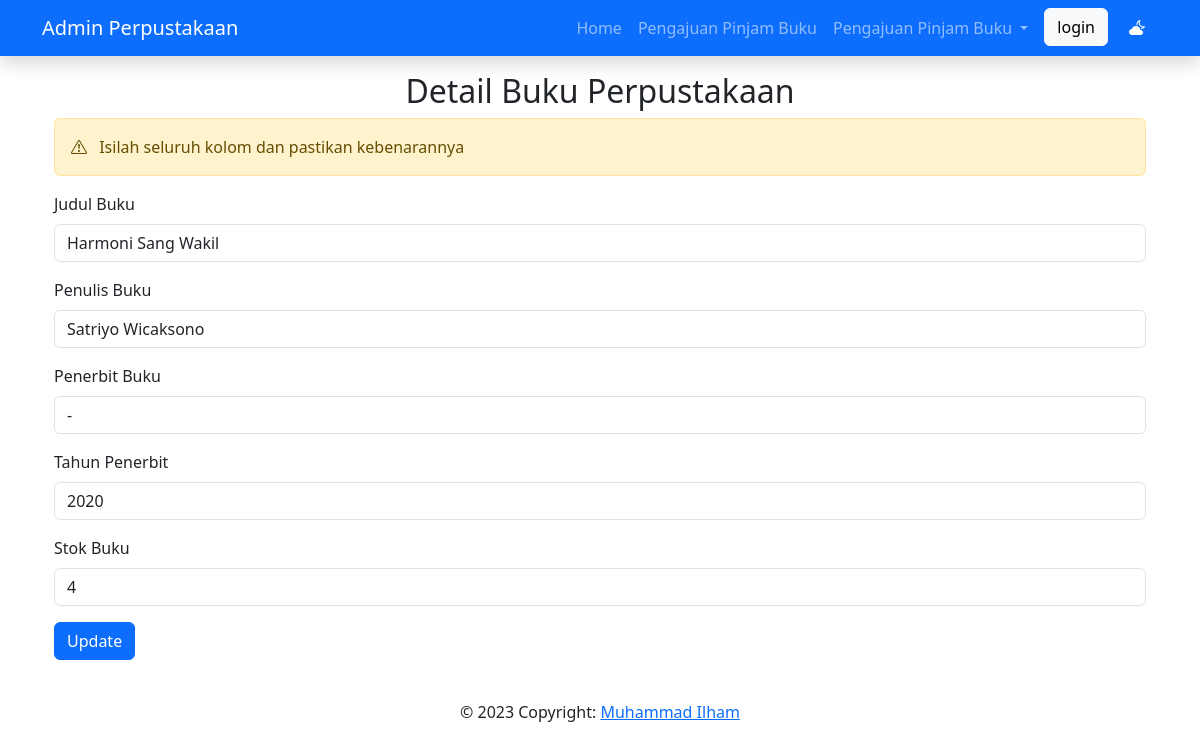
The app's page /detail-buku.php?id_buku=6 with its own data.
### tables this page shows
CREATE TABLE `buku` (
  `id_buku` int(11) NOT NULL,
  `judul_buku` varchar(100) NOT NULL,
  `penulis_buku` varchar(50) NOT NULL,
  `sinopsis` varchar(500) NOT NULL,
  `tahun` varchar(4) NOT NULL,
  `stok` int(11) NOT NULL
);

### detail-buku.php (the view, shortened to what this page needs)
<?php include 'template/header.php'; ?>
<body>
	<?php include 'template/nav.php'; ?>
	<div class="container mt-5 p-4">
		<h2 class="text-center">Detail Buku Perpustakaan</h2>
		<div class="alert alert-warning d-flex align-items-center" role="alert">
			<div>
				<i class="bi bi-exclamation-triangle me-2"> </i> Isilah seluruh kolom dan pastikan kebenarannya
			</div>
		</div>
		<?php
		include 'koneksi.php';
		$id_buku = $_GET['id_buku'];
		$query = "SELECT * FROM buku WHERE id_buku='$id_buku'";
		$result = mysqli_query($koneksi, $query);
		while ($data = mysqli_fetch_array($result)) {
		?>
			<form action="ubah-buku.php?id_buku=<?php echo $data['id_buku']; ?>" method="post">
				<div class="mb-3">
					<label for="judul_buku" class="form-label">Judul Buku</label>
					<input type="text" class="form-control" id="judul_buku" name="judul_buku" placeholder="Masukan Judul buku" required value="<?php echo $data['judul_buku']; ?>">
				</div>
				<div class="mb-3">
					<label for="penulis_buku" class="form-label">Penulis Buku</label>
					<input type="text" class="form-control" id="penulis_buku" name="penulis_buku" placeholder="Masukan Penulis Buku" required value="<?php echo $data['penulis_buku']; ?>">
				</div>
				<div class="mb-3">
					<label for="sinopsis" class="form-label">Penerbit Buku</label>
					<input type="text" class="form-control" id="sinopsis" name="sinopsis" placeholder="Masukan Penerbit Buku" required value="<?php echo $data['sinopsis']; ?>">
				</div>
				<div class="mb-3">
					<label for="tahun" class="form-label">Tahun Penerbit</label>
					<input type="text" class="form-control" id="tahun" name="tahun" placeholder="Masukan Tahun Penerbit" required value="<?php echo $data['tahun']; ?>">
				</div>
				<div class="mb-3">
					<label for="stok" class="form-label">Stok Buku</label>
					<input type="text" class="form-control" id="stok" name="stok" placeholder="Masukan Stok Buku" required value="<?php echo $data['stok']; ?>">
				</div>
				<div class="col-12">
					<button type="submit" name="POST" class="btn btn-primary">Update</button>
				</div>
			</form>
		<?php
		}
		?>
	</div>
</body>
<?php include 'template/footer.php'; ?>

### records on screen
buku: judul_buku "Harmoni Sang Wakil", penulis_buku "Satriyo Wicaksono", sinopsis "-", tahun "2020", stok "4"
